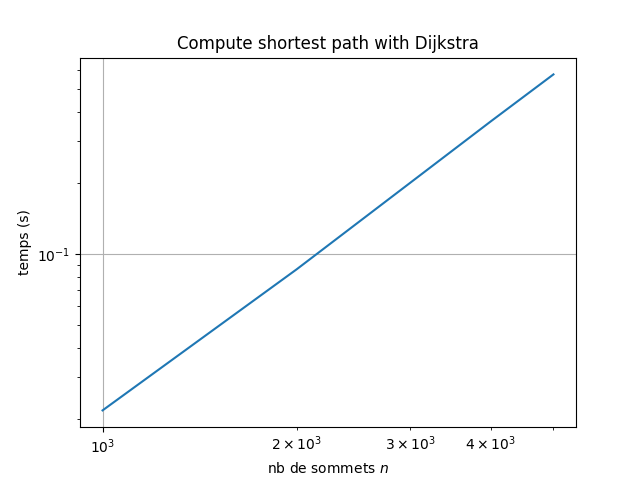

This figure's Python source:
from graph_generation import*
from time import process_time
import matplotlib.pyplot as plt
import sys
n_range = np.arange(1000, 6000, 1000)

t = np.empty(n_range.size)
for i, n in enumerate(n_range):
    print("Etape:", i)
    t12 = process_time()
    G = generate_random_graph(n, 0.1 * n * (n - 1) / 2)
    print("Temps generation:", process_time() - t12)
    t0 = process_time()
    G.Dijkstra_binary_heap(0)
    t1 = process_time()
    t[i] = t1 - t0
    print("Temps Dijkstra:", t[i])


plt.plot(n_range, t)
plt.xlabel("nb de sommets $n$")
plt.ylabel("temps (s)")
plt.xscale("log")
plt.yscale("log")
plt.grid(True)
plt.title("Compute shortest path with Dijkstra")
plt.savefig("temps_Dijkstra_binary_heap.png")
